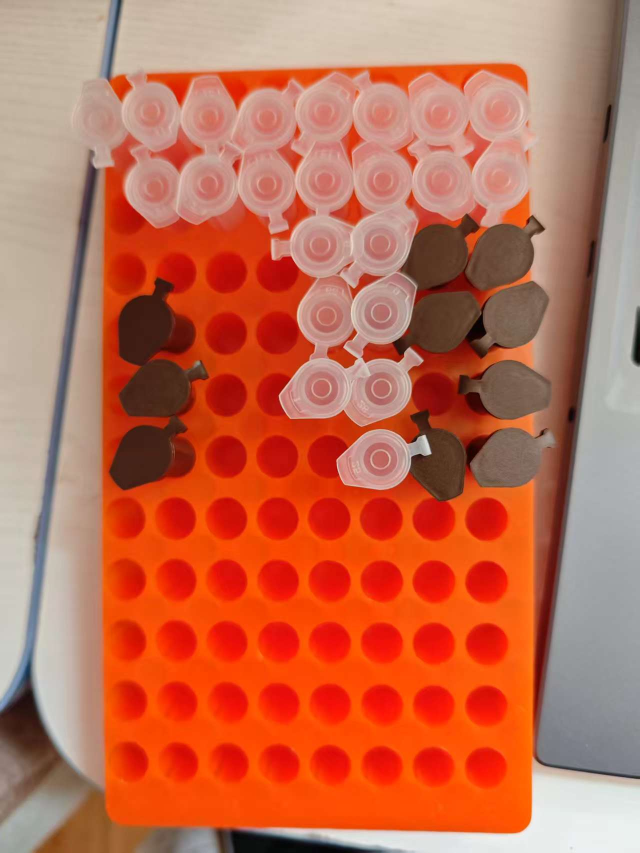
#> input picture LaserMarker_CV/dataset/val/images/black_in_white2.jpg, 1279 x 1706 px, found by its file name (shown at 1/2 size)
$ python Homography_Calibration.py
#> lines starting #> are read from the running program, lines starting #| are printed output that depends on the picture
import cv2
import numpy as np

# ================= 配置区 =================
# 替换为你实际的一张测试图片路径（找一张深色管子多的）
IMG_PATH = r'C:\Users\Frank\LaserMarker_CV\dataset\val\images\black_in_white2.jpg'

# 试管架的物理参数 (请根据你的橙色管架实际情况修改)
ROWS = 8        # 行数 (纵向)
COLS = 12       # 列数 (横向)
SPACING = 15.0  # 相邻两个孔的中心物理间距 (假设为 10mm，你可以用尺子量一下)

# 存储你鼠标点击的像素点
clicked_points = []

# ================= 核心逻辑 =================
# [71 lines left out: functions click_event, calculate_and_draw_grid, not called in this run]

# ================= 主程序 =================
img = cv2.imread(IMG_PATH)
#> img is the input picture: shape (1706, 1279, 3); mean B, G, R 83.1, 109.2, 193.4
if img is None:
    print("❌ 找不到图片，请检查路径！")
    exit()

# 如果图片太大，缩小一点方便在屏幕上点
img = cv2.resize(img, (0,0), fx=0.5, fy=0.5)
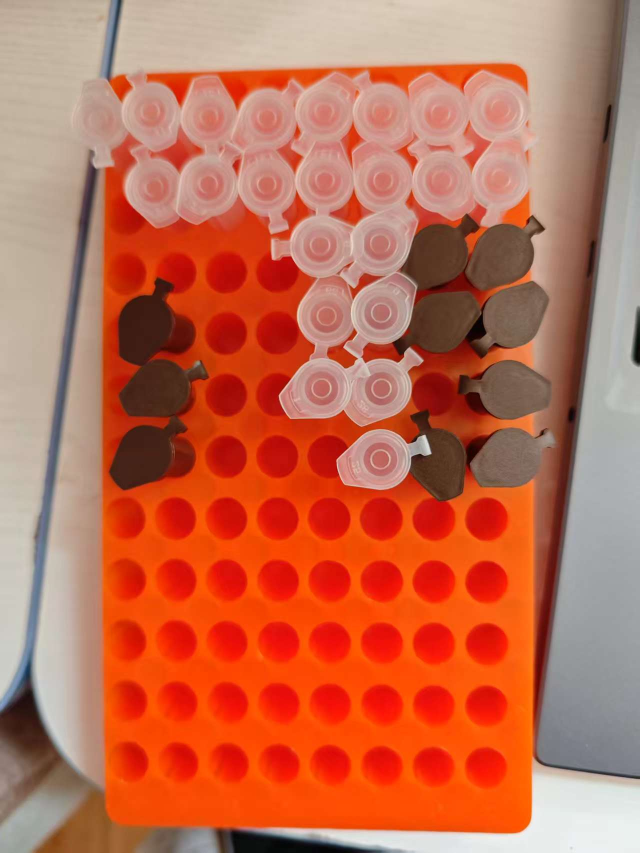
#> img: shape (853, 640, 3); mean B, G, R 83.3, 109.3, 193.5
img_copy = img.copy()

print("="*40)
print("请在弹出的窗口中，按以下顺序点击试管架的 4 个角：")
print("1️⃣ 左上角管子中心")
print("2️⃣ 右上角管子中心")
print("3️⃣ 左下角管子中心")
print("4️⃣ 右下角管子中心")
print("="*40)

cv2.imshow("Calibration", img_copy)
cv2.setMouseCallback("Calibration", click_event)

while True:
    key = cv2.waitKey(1) & 0xFF
#> (key q is pressed here)
    if key == ord('q'):
        break

cv2.destroyAllWindows()

$ run again, with LaserMarker_CV/dataset/val/images/tubes_on_board_shape.jpg copied over LaserMarker_CV/dataset/val/images/black_in_white2.jpg
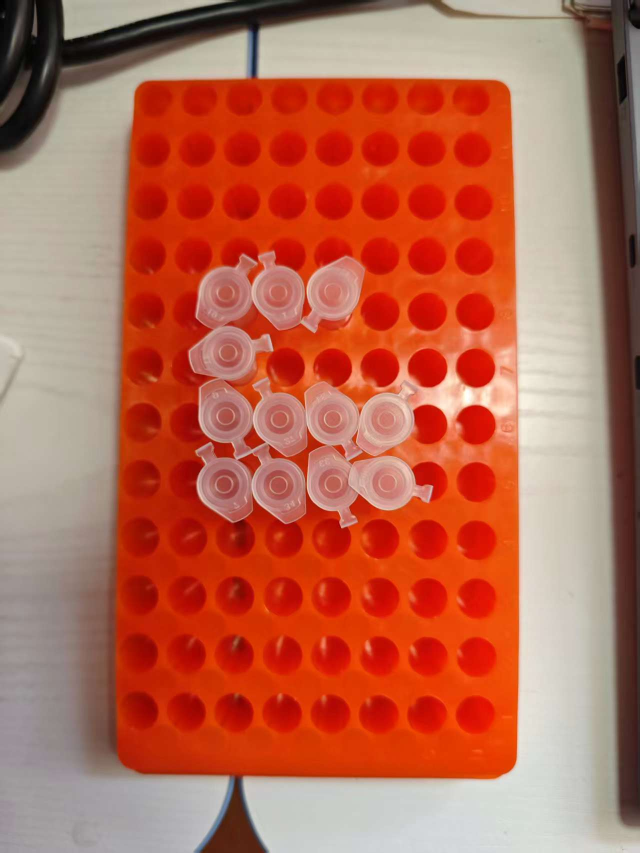
#> input picture LaserMarker_CV/dataset/val/images/tubes_on_board_shape.jpg, 1279 x 1706 px, found by its file name (shown at 1/2 size)
#> img is the input picture: shape (1706, 1279, 3); mean B, G, R 82.8, 104.6, 184.6
#> `img = cv2.resize(img, (0,0), fx=0.5, fy=0.5)`:
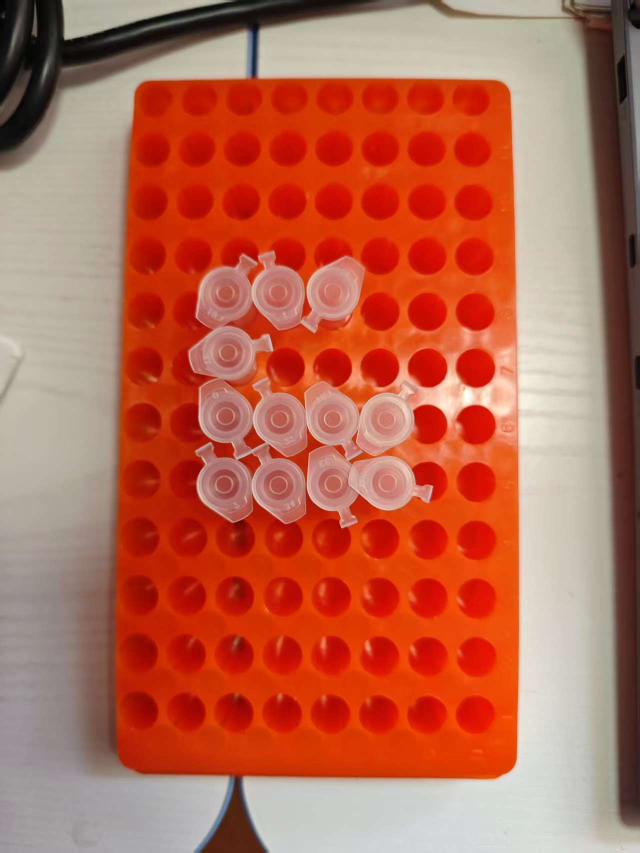
#> img: shape (853, 640, 3); mean B, G, R 82.9, 104.7, 184.6
